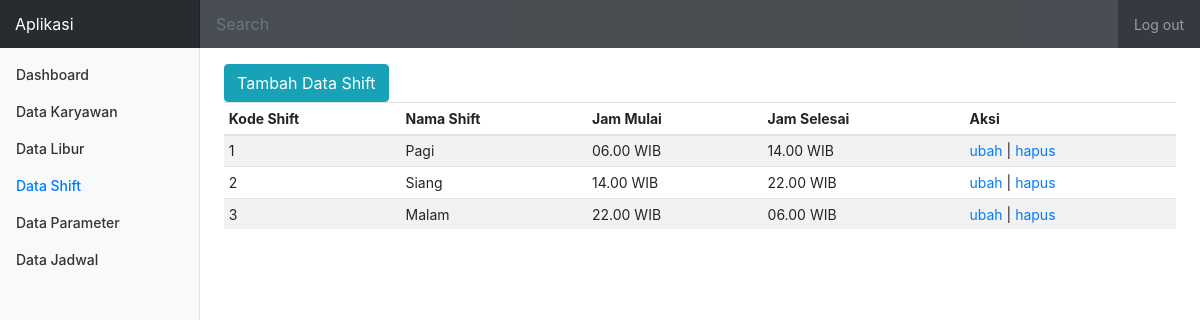
Page /shift.php on the committed database.
### tables this page shows
CREATE TABLE `shift` (
  `kd_shift` int(10) NOT NULL,
  `nama_shift` varchar(10) NOT NULL,
  `jam_mulai` varchar(10) NOT NULL,
  `jam_selesai` varchar(10) NOT NULL
);

### shift.php (the view, shortened to what this page needs)
<?php
require 'koneksi.php';
?>
<!doctype html>
<html lang="en">
<head>
    <link rel="stylesheet" href="asset/css/bootstrap.min.css">
    <link rel="stylesheet" href="asset/css/dashboard.css">
</head>
<body>
    <nav class="navbar navbar-dark sticky-top bg-dark flex-md-nowrap p-0">
        <a class="navbar-brand col-sm-3 col-md-2 mr-0" href="#">Aplikasi</a>
        <input class="form-control form-control-dark w-100" type="text" placeholder="Search" aria-label="Search">
        <ul class="navbar-nav px-3">
            <li class="nav-item text-nowrap">
                <a class="nav-link" href="logout.php">Log out</a>
            </li>
        </ul>
    </nav>
    <div class="container-fluid">
        <div class="row">
            <nav class="col-md-2 d-none d-md-block bg-light sidebar">
                <div class="sidebar-sticky">
                    <ul class="nav flex-column">
                        <li class="nav-item">
                            <a class="nav-link " href="index.php">
                                Dashboard <span class="sr-only">(current)</span>
                            </a>
                        </li>
                        <li class="nav-item">
                            <a class="nav-link " href="karyawan.php">
                                Data Karyawan
                            </a>
                        </li>
                        <li class="nav-item">
                            <a class="nav-link" href="libur.php">
                                Data Libur
                            </a>
                        </li>
                        <li class="nav-item ">
                            <a class="nav-link active" href="shift.php">
                                Data Shift
                            </a>
                        </li>
                        <li class="nav-item">
                            <a class="nav-link" href="parameter_ubah.php">
                                Data Parameter
                            </a>
                        </li>
                        <li class="nav-item">
                            <a class="nav-link" href="jadwal.php">
                                Data Jadwal
                            </a>
                        </li>
                    </ul>
                </div>
            </nav>
            <main role="main" class="col-md-9 ml-sm-auto col-lg-10 pt-3 px-4">
                <div class="row">
				<div class="col-md-12">
                        <a href="shift_tambah.php" class="btn btn-info">Tambah Data Shift</a>
                    </div>
                    <div class="col-md-12">
                    <div class="table-responsive">
                    <table class="table table-striped table-sm">
                        <thead>
                            <tr>
								<th>Kode Shift</th>
								<th>Nama Shift</th>
								<th>Jam Mulai</th>
								<th>Jam Selesai</th>
								<th>Aksi</th>
                            </tr>
                        </thead>
                        <tbody>
						<?php
							$result = mysqli_query($kon, "SELECT * FROM shift");
							while( $row = mysqli_fetch_assoc($result)) :
							?>
								<tr>
									<td><?= $row["kd_shift"]; ?></td>
									<td><?= $row["nama_shift"]; ?></td>
									<td><?= $row["jam_mulai"]; ?></td>
									<td><?= $row["jam_selesai"]; ?></td>
									<td>
										<a href="shift_ubah.php?kd_shift=<?= $row["kd_shift"]; ?>">ubah</a> |
										<a href="shift_hapus.php?kd_shift=<?= $row["kd_shift"]; ?>" onclick="return confirm('yakin ?')">hapus</a>
									</td>
								</tr>
							<?php endwhile; ?>
                        </tbody>
                    </table>
                </div>
                    </div>
                </div>
            </main>
        </div>
    </div>
</body>
</html>

### asset/css/dashboard.css (style rules this page uses)
body { font-size: .875rem; }
.sidebar { position: fixed; top: 0; bottom: 0; left: 0; z-index: 100; padding: 0; box-shadow: inset -1px 0 0 rgba(0, 0, 0, .1); }
.sidebar-sticky { position: -webkit-sticky; position: sticky; top: 48px; height: calc(100vh - 48px); padding-top: .5rem; overflow-x: hidden; overflow-y: auto; }
.sidebar .nav-link { font-weight: 500; color: #333; }
.sidebar .nav-link.active { color: #007bff; }
.navbar-brand { padding-top: .75rem; padding-bottom: .75rem; font-size: 1rem; background-color: rgba(0, 0, 0, .25); box-shadow: inset -1px 0 0 rgba(0, 0, 0, .25); }
.navbar .form-control { padding: .75rem 1rem; border-width: 0; border-radius: 0; }
.form-control-dark { color: #fff; background-color: rgba(255, 255, 255, .1); border-color: rgba(255, 255, 255, .1); }

### rows in the picture
shift: kd_shift "1", nama_shift "Pagi", jam_mulai "06.00 WIB", jam_selesai "14.00 WIB"
shift: kd_shift "2", nama_shift "Siang", jam_mulai "14.00 WIB", jam_selesai "22.00 WIB"
shift: kd_shift "3", nama_shift "Malam", jam_mulai "22.00 WIB", jam_selesai "06.00 WIB"
